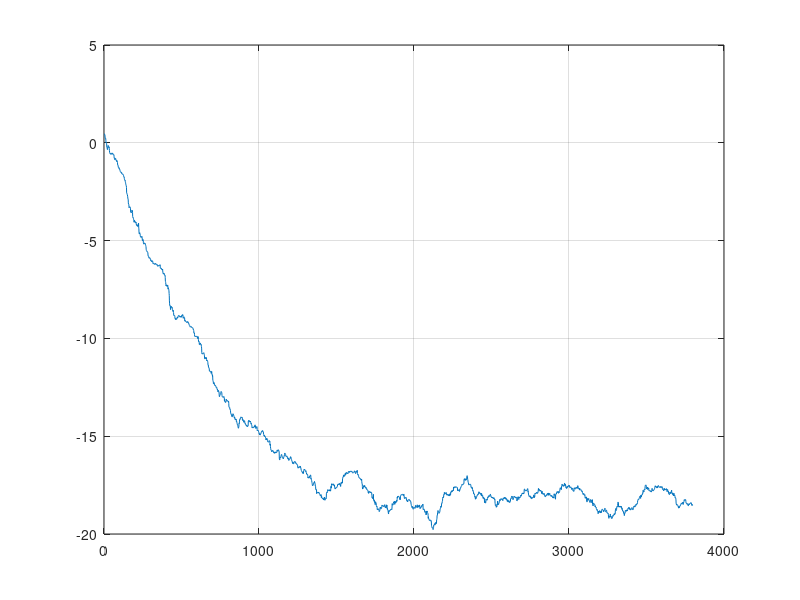

Write MATLAB code to recreate this figure.
%dsp book channel identification
h=[1,0.6,0.3]'; P=length(h); %theoretical channel
N=4000; %number of steps

%signal generation:
x=randn(N,1);
v=filter(h,1,x);
Pv=v'*v/N;
SNR=20;
b=sqrt(Pv*10^(-SNR/10))*randn(N,1);
y=v+b; %noisy observation:

%LMS algorithm:
mu=0.002;
hest=zeros(P,1);
en=zeros(N-P+1,1);

for n=P:N
   en0=y(n)-hest'*x(n:-1:n-P+1);
   hest=hest+mu*en0*x(n:-1:n-P+1);
   en(n-P+1)=en0;
end

%smoothing of the error over 200 points:
en2=en.^2;
moy=200;
hmoy=ones(1,moy)/moy;
en2moy=filter(hmoy,1,en2(1:N-P+1));
endb=10*log10(en2moy(moy:N-P+1));
plot(endb);
grid
[h,hest]




